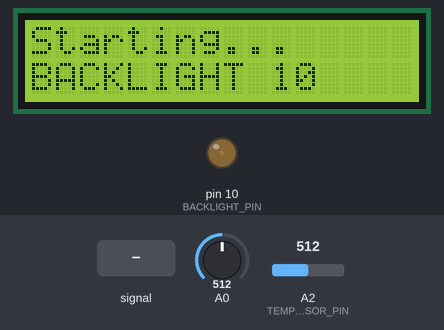
A sketch run on a simulated Arduino Uno, built with avr-gcc and run on an emulated ATmega328P. On the bench: 16×2 character LCD, output pins drawn as LEDs (lit = HIGH). The test bench sets the inputs (shaded band); at power-on: A0 = 512, A2 (TEMP_SENSOR_PIN) = 512. EEPROM starts erased; what the sketch prints to the serial monitor is not drawn.

Above: at 1.2 s.
1.3 s: A0 fed a 200 Hz sine of ±81 counts around its level
At 2.0 s:
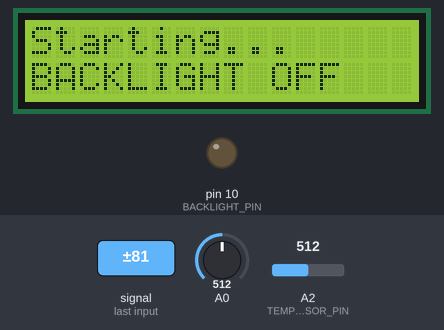
2.8 s: A0 set to 370
At 5.6 s:
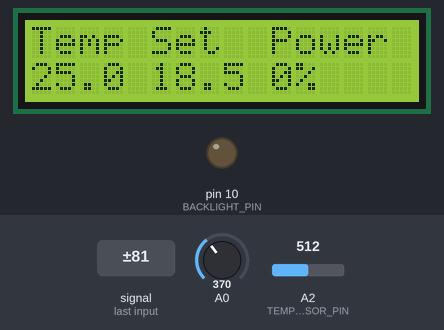
6.4 s: A0 fed a 1000 Hz sine of ±255 counts around its level
At 7.6 s:
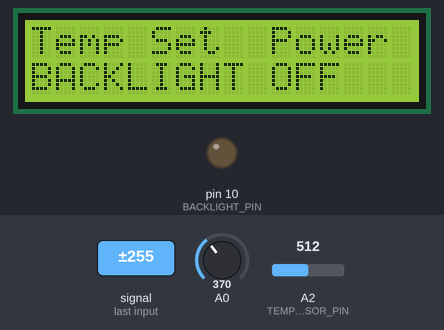
7.9 s: A0 set to 0
At 9.2 s:
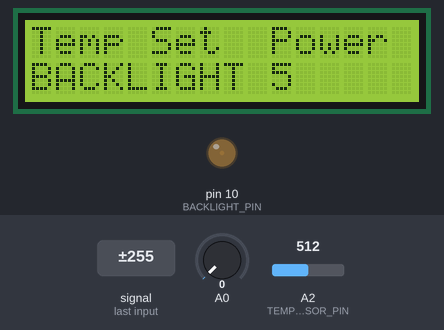
11.4 s: A2 (TEMP_SENSOR_PIN) set to 370
At 15.6 s:
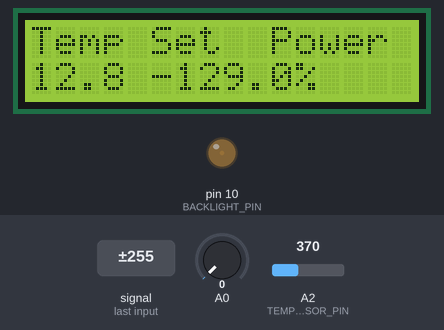
15.9 s: A2 (TEMP_SENSOR_PIN) set to 122
At 20.1 s:
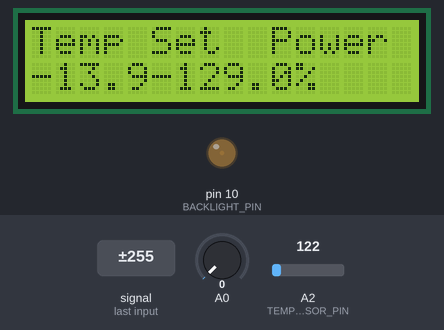
Timing chart, 0 to 21.6 s (numbered marks = the images above; inputs shaded):
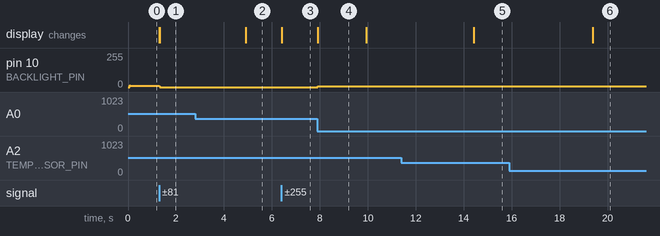

The sketch:

thermostat.ino
```cpp
#include <math.h>
#include <Wire.h>
#include <LiquidCrystal.h>
#include <PID_v1.h>
#include <RCSwitch.h>
#include <EEPROM.h>

// Constants
int TEMP_SENSOR_PIN = 2;
int RF_TX_PIN = 2;
int BACKLIGHT_PIN = 10;
int B = 3975;                  // B value of the thermistor

#define btnRIGHT  0
#define btnUP     1
#define btnDOWN   2
#define btnLEFT   3
#define btnSELECT 4
#define btnNONE   5

#define MAGIC_ADDR 0
#define MAGIC_VAL  123456789
#define SETPOINT_ADDR 4
#define BACKLIGHT_ADDR 8

unsigned long WATTS_CLEVER_DEVICE_ID = 0x62E650;
unsigned char ON_CODES[3] = {0xF,0xD,0xA};
unsigned char OFF_CODES[3] = {0x7, 0x5, 0x2};

// PID tuning
double KP=45;    // 2.2 degrees out = 100% heating
double KI=0.05;  // 3% per degree per minute
double KD=0;     // Not yet used
unsigned long windowSize = 1200000; // 20 minutes (ish)

// State
int i;
double setPoint = 19.0;
double temperature, pidOutput, currentWindowPidOutput = 0;
unsigned long windowStartTime;
boolean heaterOn = false;
int screen = 0;
unsigned int backlight = 15;
unsigned long backlightSetAt = 0;
int buttonState = btnNONE;

// Objects
LiquidCrystal lcd(8, 9, 4, 5, 6, 7); // fixed for keypad shield
PID myPID(&temperature, &pidOutput, &setPoint, KP, KI, KD, DIRECT);
RCSwitch mySwitch = RCSwitch();

void setup() {
  digitalWrite(BACKLIGHT_PIN, 15);

  lcd.begin(16, 2);
  lcd.print("Starting...");

  Serial.begin(9600);
  windowStartTime = millis();

  myPID.SetMode(AUTOMATIC);
  myPID.SetOutputLimits(0, 100);

  pinMode(RF_TX_PIN, OUTPUT);
  mySwitch.enableTransmit(RF_TX_PIN);

  long magic;
  EEPROM.get(MAGIC_ADDR, magic);
  if(magic == MAGIC_VAL){
    EEPROM.get(SETPOINT_ADDR, setPoint);
    EEPROM.get(BACKLIGHT_ADDR, backlight);
  }

  analogWrite(BACKLIGHT_PIN, backlight);
}

int read_LCD_buttons(){               // read the buttons
  int adc_key_in = analogRead(0);       // read the value from the sensor

  if (adc_key_in > 1000) return btnNONE;
  if (adc_key_in < 50)   return btnRIGHT;
  if (adc_key_in < 195)  return btnUP;
  if (adc_key_in < 380)  return btnDOWN;
  if (adc_key_in < 555)  return btnLEFT;
  if (adc_key_in < 790)  return btnSELECT;

  return btnNONE;                // when all others fail, return this.
}

void loop() {
  if(i % 25000 == 0) temperature = readTemperature();
  //delay(20);

  int lcd_key = read_LCD_buttons();
  if(lcd_key == buttonState) lcd_key = btnNONE;
  else buttonState = lcd_key;

  switch(lcd_key) {
    case btnUP: {
      setPoint += 0.5;
      saveState();
      updateDisplay();
      break;
    }
    case btnDOWN: {
      setPoint -= 0.5;
      saveState();
      updateDisplay();
      break;
    }
    case btnLEFT: {
      if(backlight == 0) {
        // do nothing
      }
      else if(backlight <= 20) {
        backlight -= 5;
      }
      else {
        backlight -= 10;
      }

      saveState();
      updateBacklight();
      break;
    }
    case btnRIGHT: {
      if(backlight <= 15) {
        backlight += 5;
      }
      else if(backlight <= 240) {
        backlight += 10;
      }
      else {
        // do nothing
      }

      saveState();
      updateBacklight();
      break;
    }
  }

  if(i % 2500 == 0) myPID.Compute();
  if(i % 5000 == 0) updateDisplay();

  if(i % 25000 == 0) updateOutput();

  i++;
}

void saveState() {
  EEPROM.put(MAGIC_ADDR, MAGIC_VAL);
  EEPROM.put(SETPOINT_ADDR, setPoint);
  EEPROM.put(BACKLIGHT_ADDR, backlight);
}

float readTemperature() {
  int reading = analogRead(TEMP_SENSOR_PIN);
  float resistance = (float) (1023 - reading) * 10000 / reading; // get the resistance of the sensor
  float temperature = 1 / (log(resistance / 10000) / B + 1 / 298.15) - 273.15; // convert to temperature
  return temperature;
}

void updateBacklight() {
  lcd.setCursor(0, 1);
  lcd.print("BACKLIGHT ");
  if(backlight == 0)
    lcd.print("OFF");
  else if(backlight == 250)
    lcd.print("MAX");
  else
    lcd.print(backlight);
  lcd.print("     ");
  backlightSetAt = millis();
  analogWrite(BACKLIGHT_PIN, backlight);
}

void updateDisplay() {
  if(millis() - backlightSetAt < 2000) return; // let the backlight status stay a while

  if(i % 200 == 0) {
    Serial.print("");
    Serial.print(temperature);
    Serial.print(", ");
    Serial.print(pidOutput, 0);
    Serial.print(", ");
    Serial.print(heaterOn);
    Serial.print(", ");
    Serial.print(myPID.GetKp());
    Serial.print(", ");
    Serial.println(myPID.GetKi());
  }

  lcd.setCursor(0, 0);
  lcd.print("Temp Set  Power");
  lcd.setCursor(0, 1);
  //lcd.print("P   I     D     ");

  lcd.setCursor(0, 1);
  lcd.print(temperature, 1);
  lcd.print(" ");
  lcd.setCursor(5, 1);
  lcd.print(setPoint, 1);
  lcd.print(" ");
  lcd.setCursor(10, 1);
  lcd.print(pidOutput, 0);
  lcd.print("%");
  lcd.print("  ");

//  lcd.setCursor(1, 1);
//  lcd.print(KP, 0);
//  lcd.setCursor(5, 1);
//  lcd.print(KI, 2);
//  lcd.setCursor(11, 1);
//  lcd.print(KD, 0);

  lcd.setCursor(15, 1);
  if(heaterOn) {
    lcd.print("H");
  }
  else {
    lcd.print(" ");
  }
}

void updateOutput() {
  unsigned long now = millis();
  if(now - windowStartTime > windowSize) {
    //time to shift the window
    windowStartTime += windowSize;
    currentWindowPidOutput = pidOutput;
  }

//  Serial.print("Window Size: ");
//  Serial.print(windowSize);
//
//  Serial.print(" Window elapsed: ");
//  Serial.print((now - windowStartTime) * 100);
//
//  Serial.print(" Div: ");
//  Serial.println((now - windowStartTime) * 100 / windowSize);

  if(currentWindowPidOutput * windowSize > ((now - windowStartTime) * 100)) {
    if(!heaterOn){
      heaterOn = true;
      //Serial.println("ON");
      setHeaterState(true);
    }
  }
  else if(heaterOn) {
    heaterOn = false;
    //Serial.println("OFF");
    setHeaterState(false);
  }

  // Every 400 cycles (about 8 seconds) refresh the heater state
  if(i % 400 == 0) {
    setHeaterState(heaterOn);
  }
}

void setHeaterState(boolean on) {
  long code = WATTS_CLEVER_DEVICE_ID + (on ? ON_CODES[1] : OFF_CODES[1]);
  sendCode(code);
}

void sendCode(long code) {
  digitalWrite(13, HIGH);
  mySwitch.send(code, 24);
  digitalWrite(13, LOW);
}
```

Measured:
- after the input at 1.3 s, pin 10 (BACKLIGHT_PIN): 10/255 → 0/255 at once; the display: first changes at once (image 1 shows a later state)
- after the input at 2.8 s, the display: changes after 2.1 s (image 2)
- after the input at 6.4 s, the display: changes at once (image 3)
- after the input at 7.9 s, pin 10 (BACKLIGHT_PIN): 0/255 → 5/255 at once; the display: changes at once (image 4)
- after the input at 11.4 s, the display: changes after 3.0 s (image 5)
- after the input at 15.9 s, the display: changes after 3.5 s (image 6)
- what the display in image 4 shows lasts 2.0 s, from 7.9 s to 9.9 s
